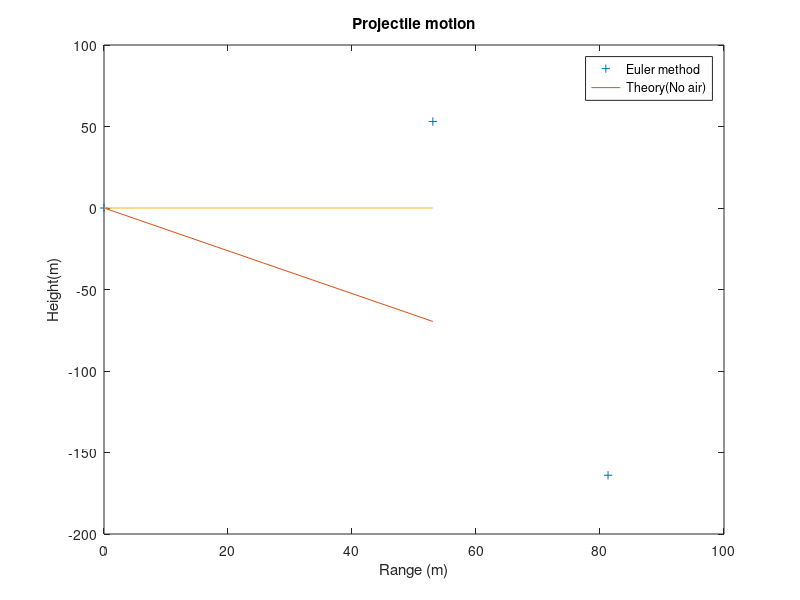

Recreate this plot in MATLAB.
clear;

y1 = 0%initial height(meters)
r1 = [0,y1];
speed = 15;
theta = 45;

v1 = [speed*cos(theta*pi/180), speed*sin(theta*pi/180)];
r = r1; v = v1;

Cd = 0.35;
area = 4.3e-3;
grav = 9.81;
mass = 0.145;
airFlag = input('Air resistance? (yes: 1, No: 0): ');

if(airFlag == 0)
    rho = 0;
else
    rho = 1.2;
end

air_const = -0.5*Cd*rho*area/mass;

tau = input('Enter timestep, tau (sec): ');
maxstep = 1000;
for istep=1:maxstep
    xplot(istep) = r(1);
    yplot(istep) = r(2);
    t = (istep-1)*tau;
    xNoAir(istep) = r1(1)+v1(1)*t;
    yNoAir(istep) = r1(2)+v1(2)*t-0.5*grav*t^2;
    
    accel = air_const*norm(v)*v;
    accel(2) = accel(2)-grav;
    
    r = r+tau*v;
    v = v+tau*accel;
    
    if(r(2) <0)
        xplot(istep+1) = r(1);
        yplot(istep+1) = r(2);
        break;
    end
end
fprintf('Maximum Range is %g meters\n',r(1));
fprintf('Time of flight is %g seconds\n', istep*tau');

clf; figure(gcf);

xground = [0 max(xNoAir)]; yground = [0 0];

plot(xplot, yplot, '+', xNoAir, yNoAir, '-', xground, yground,'-');
legend('Euler method', 'Theory(No air)');
xlabel('Range (m)');
ylabel('Height(m)');
title('Projectile motion');
